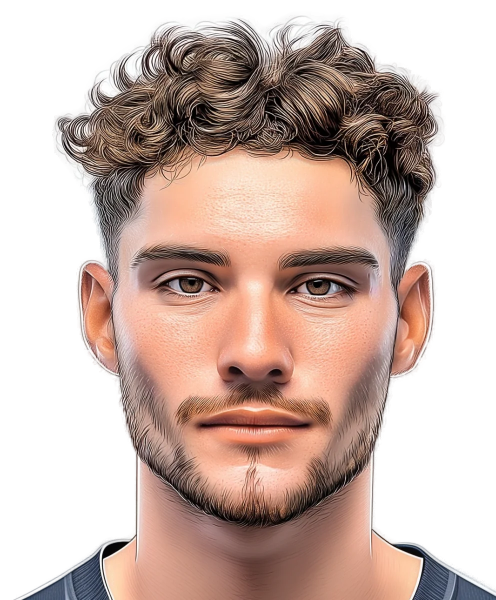
#> input picture assets/cutouts/102.webp, 992 x 1200 px (shown at 1/2 size)
$ python -i build_head_sheets.py   (imports and definitions only)
#> lines starting #> are read from the running program, lines starting #| are printed output that depends on the picture
#> in crop_tete, im is the input picture: PIL image 992x1200 RGBA; mean R, G, B, A 167.4, 138.1, 127.5, 153.7
#> in crop_tete, `fond = Image.new("RGBA", im.size, (255, 255, 255, 255))`: fond: PIL image 992x1200 RGBA; every value is 255
### tools/jersey_colors.py
"""Deduit la couleur du maillot d'un joueur depuis son portrait de reference.
(OFFLINE, dev only.)

Midjourney ne sait pas interpreter "la meme couleur que l'image de reference" : il
faut lui NOMMER la couleur. Ce module lit refs/<id>.png, isole le torse et rend une
formule courte ("black and gold", "royal blue") a injecter dans le prompt.

Trois pieges evites :
  - le fond blanc du studio : detoure par remplissage depuis les bords, sinon il
    ecrase tout. Un remplissage connexe et non un simple seuil, sinon un maillot
    blanc (Cesson, Chartres) serait efface avec le fond.
  - la peau : le visage et les bras sortiraient en tete des couleurs dominantes.
  - les sponsors : nombreux mais petits, ils sont noyes par le regroupement.

Usage direct pour controle :
    python tools/jersey_colors.py            # toutes les refs
    python tools/jersey_colors.py banke-gustaf
"""
import os
import sys

from PIL import Image, ImageDraw

ROOT = os.path.dirname(os.path.dirname(os.path.abspath(__file__)))
REFS_DIR = os.path.join(ROOT, "refs")

SENTINELLE = (255, 0, 255)   # marqueur de fond, absent des vraies photos

# Ancres de couleurs, choisies pour couvrir les maillots de Starligue. Le libelle
# est ce qui part dans le prompt, donc il doit rester un terme que Midjourney
# comprend sans ambiguite.
ANCRES = [
    ("white", (245, 245, 245)),
    ("light grey", (190, 190, 190)),
    ("grey", (128, 128, 128)),
    ("black", (28, 28, 28)),
    ("navy blue", (25, 35, 80)),
    ("royal blue", (30, 75, 190)),
    ("sky blue", (110, 175, 230)),
    ("teal", (0, 128, 128)),
    ("dark green", (20, 85, 45)),
    ("green", (45, 160, 70)),
    ("lime green", (150, 200, 60)),
    ("yellow", (240, 220, 60)),
    ("gold", (200, 160, 45)),
    ("orange", (235, 130, 35)),
    ("red", (205, 40, 40)),
    ("crimson", (150, 25, 45)),
    ("maroon", (105, 30, 40)),
    ("pink", (230, 130, 170)),
    ("purple", (110, 55, 155)),
    ("violet", (150, 100, 205)),
    ("brown", (110, 75, 45)),
    ("beige", (215, 195, 165)),
]


# Deux teintes de la meme famille dans un prompt ("purple and violet", "grey and
# light grey") sont redondantes et peuvent pousser Midjourney vers un bicolore qui
# n'existe pas. On ne garde alors que la dominante. Les familles distinctes, elles,
# sont conservees : "royal blue and crimson" decrit vraiment le maillot du PSG.
FAMILLES = {
    "navy blue": "bleu", "royal blue": "bleu", "sky blue": "bleu", "teal": "bleu",
    "purple": "violet", "violet": "violet", "pink": "violet",
    "yellow": "jaune", "gold": "jaune",
    "white": "neutre", "light grey": "neutre", "grey": "neutre",
    "red": "rouge", "crimson": "rouge", "maroon": "rouge",
    "green": "vert", "dark green": "vert", "lime green": "vert",
}


def nommer(rgb):
    r, g, b = rgb
    return min(ANCRES, key=lambda a: (r - a[1][0]) ** 2 + (g - a[1][1]) ** 2 + (b - a[1][2]) ** 2)[0]


def est_peau(r, g, b):
    """Filtre large : la peau reste rouge > vert > bleu avec un ecart contenu."""
    return r > 90 and r > g > b and 10 < r - b < 130 and abs(g - b) < 70


def masque_fond(im, tol=34):
    """Remplit le fond depuis les 4 coins et rend l'image marquee a la SENTINELLE."""
#> called with tol = 34
    im = im.copy()
    w, h = im.size
#> w = 992; h = 1200
    for xy in ((0, 0), (w - 1, 0), (0, h - 1), (w - 1, h - 1)):
        try:
            ImageDraw.floodfill(im, xy, SENTINELLE, thresh=tol)
        except ValueError:
            pass
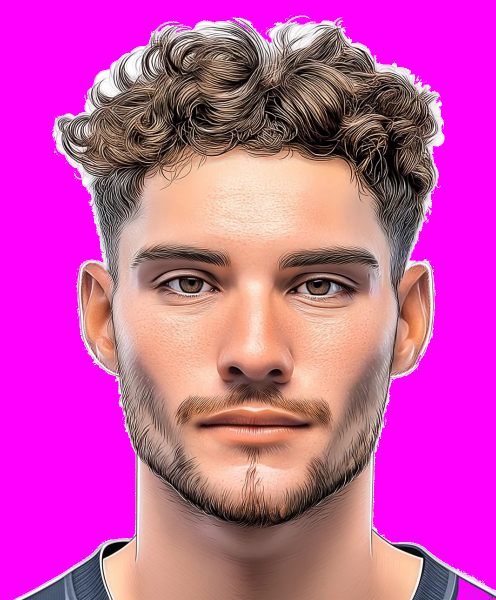
#> im: PIL image 992x1200 RGB (shown at 1/2 size); mean R, G, B 203.2, 81, 172.2
    return im


# [54 lines left out: functions couleurs_maillot, main, not called in this run]


# [2 lines that do not run on import are left out]

### tools/build_head_sheets.py
"""Assemble des planches contact de tetes a partir des refs. (OFFLINE, dev only.)

Sert a decrire la coiffure de chaque joueur : contrairement a la couleur du maillot,
elle n'est pas mesurable en pixels (rase, boucle, chignon, dreads, calvitie...). Il
faut regarder. Ces planches permettent de le faire 12 joueurs a la fois au lieu de 115
images separees.

Chaque vignette porte son numero et le nom du joueur, ce qui permet de verifier que la
description retombe bien sur le bon joueur.

Entree : data/roster_s2.json + refs/<id>.png
Sortie : out/heads/planche_<n>.png  +  out/heads/index.json

Usage :
    python tools/build_head_sheets.py
    python tools/build_head_sheets.py --par-planche 12 --seulement-sans-description
"""
import argparse
import json
import os
import sys

from PIL import Image, ImageDraw, ImageFont

sys.path.insert(0, os.path.dirname(os.path.abspath(__file__)))
from jersey_colors import SENTINELLE, masque_fond  # noqa: E402

ROOT = os.path.dirname(os.path.dirname(os.path.abspath(__file__)))
MANIFEST = os.path.join(ROOT, "data", "roster_s2.json")
HAIR = os.path.join(ROOT, "data", "hair.json")
OUT_DIR = os.path.join(ROOT, "out", "heads")
FONTS = os.path.join(ROOT, "assets", "fonts")

VIG_W, VIG_H = 240, 300      # vignette (tete + bandeau de legende)
LEGENDE_H = 26
COLS = 4


# [6 lines left out: function police, not called in this run]


def bbox_sujet(im):
    """Boite du joueur, fond studio retire. -> (g, h, d, b) ou None."""
    marque = masque_fond(im.convert("RGB"))
    masque = Image.new("L", marque.size, 0)
#> masque: PIL image 992x1200 L; every value is 0
    px_m, px_s = masque.load(), marque.load()
    w, h = marque.size
#> w = 992; h = 1200
    for y in range(h):
        for x in range(w):
            if px_s[x, y] != SENTINELLE:
                px_m[x, y] = 255
    return masque.getbbox()


def crop_tete(chemin):
    """Cadre la tete : haut du sujet, elargi lateralement pour garder les cheveux."""
    im = Image.open(chemin).convert("RGBA")
    fond = Image.new("RGBA", im.size, (255, 255, 255, 255))
    im = Image.alpha_composite(fond, im).convert("RGB")
    bb = bbox_sujet(im)
#> bb = (26, 31, 992, 1200)
    if not bb:
        bb = (0, 0, im.width, im.height)
    g, ht, d, b = bb
#> g = 26; ht = 31; d = 992; b = 1200
    haut = int((b - ht) * 0.42)              # les 42 % hauts du sujet = tete + epaules
#> haut = 490
    cx = (g + d) // 2
#> cx = 509
    demi = max(int(haut * 0.42), (d - g) // 4)
#> demi = 241
    boite = (max(0, cx - demi), max(0, ht - 8),
             min(im.width, cx + demi), min(im.height, ht + haut))
#> boite = (268, 23, 750, 521)
    return im.crop(boite)
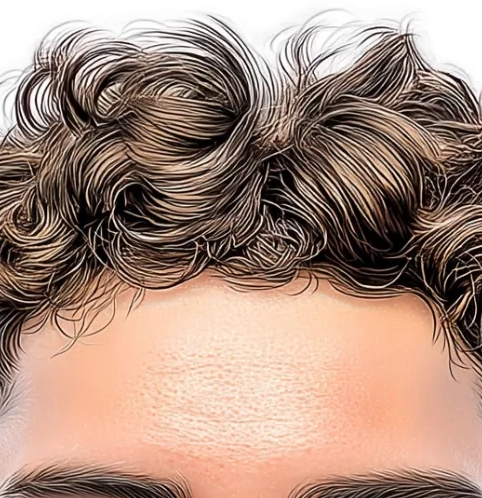
#> returned value: PIL image 482x498 RGB; mean R, G, B 167.2, 139.5, 125.4


# [50 lines left out: function main, not called in this run]


# [2 lines not run here, left out]

>>> result = crop_tete('../assets/cutouts/102.webp')
